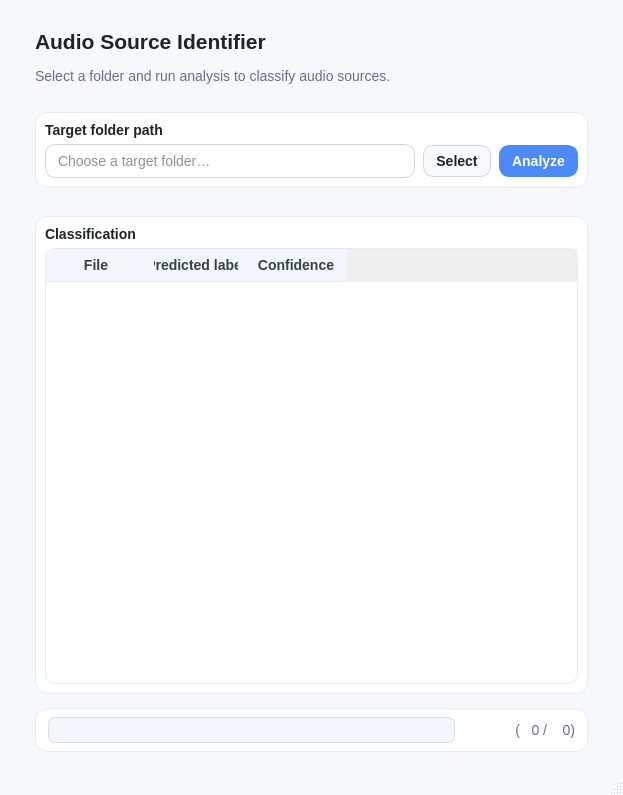
<?xml version="1.0" encoding="utf-8"?>
<ui version="4.0">
 <class>MainWindow</class>
 <widget class="QMainWindow" name="MainWindow">
  <property name="geometry">
   <rect>
    <x>0</x>
    <y>0</y>
    <width>623</width>
    <height>795</height>
   </rect>
  </property>
  <property name="windowTitle">
   <string>Audio Source Identifier</string>
  </property>
  <property name="windowIcon">
   <iconset>
    <normaloff>logo.png</normaloff>logo.png</iconset>
  </property>
  <property name="autoFillBackground">
   <bool>false</bool>
  </property>
  <property name="styleSheet">
   <string>QWidget {
    font-family: "Segoe UI";
    font-size: 10.5pt;
    color: #1f2328;
}
QMainWindow {
    background: #f6f8fb;
}
QLabel#titleLabel {
    font-size: 16pt;
    font-weight: 600;
}
QLabel#subtitleLabel {
    color: #667085;
}
QGroupBox {
    background: #ffffff;
    border: 1px solid #e6ebf2;
    border-radius: 12px;
    margin-top: 14px;
}
QGroupBox::title {
    subcontrol-origin: margin;
    left: 12px;
    padding: 0 6px;
    color: #344054;
    font-weight: 600;
}
QLineEdit {
    padding: 7px 10px;
    border: 1px solid #cfd6df;
    border-radius: 10px;
    background: #ffffff;
}
QLineEdit:focus {
    border: 1px solid #4c8bf5;
}
QPushButton {
    padding: 7px 12px;
    border-radius: 10px;
    border: 1px solid #cfd6df;
    background: #f7f9fc;
}
QPushButton:hover { background: #eef3fb; }
QPushButton:pressed { background: #e4ecf9; }

QPushButton#pushButton_analyze {
    background: #4c8bf5;
    border: 1px solid #4c8bf5;
    color: white;
    font-weight: 600;
}
QPushButton#pushButton_analyze:hover { background: #3f7ee6; }

QTableWidget {
    border: 1px solid #e6ebf2;
    border-radius: 10px;
    background: #ffffff;
    gridline-color: #eef2f6;
    selection-background-color: #dbeafe;
}
QHeaderView::section {
    background: #f3f6fb;
    padding: 6px 8px;
    border: 0px;
    border-bottom: 1px solid #e6ebf2;
    font-weight: 600;
    color: #344054;
}
QStatusBar {
    background: transparent;
    color: #667085;
}
QFrame#progressFrame {
    background: #ffffff;
    border: 1px solid #e6ebf2;
    border-radius: 12px;
}
QProgressBar#progressBar {
    border: 1px solid #d7dee8;
    border-radius: 7px;
    background: #f3f6fb;
    min-height: 14px;
}
QProgressBar#progressBar::chunk {
    border-radius: 7px;
    background: #4c8bf5;
}
QLabel#progressLabel {
    color: #667085;
}
</string>
  </property>
  <widget class="QWidget" name="centralwidget">
   <layout class="QGridLayout" name="gridLayout_2">
    <property name="leftMargin">
     <number>15</number>
    </property>
    <property name="rightMargin">
     <number>15</number>
    </property>
    <item row="0" column="0">
     <layout class="QVBoxLayout" name="verticalLayout" stretch="1,1,1,1000,0">
      <property name="spacing">
       <number>14</number>
      </property>
      <property name="leftMargin">
       <number>20</number>
      </property>
      <property name="topMargin">
       <number>20</number>
      </property>
      <property name="rightMargin">
       <number>20</number>
      </property>
      <property name="bottomMargin">
       <number>12</number>
      </property>
      <item>
       <widget class="QLabel" name="titleLabel">
        <property name="text">
         <string>Audio Source Identifier</string>
        </property>
       </widget>
      </item>
      <item>
       <widget class="QLabel" name="subtitleLabel">
        <property name="text">
         <string>Select a folder and run analysis to classify audio sources.</string>
        </property>
        <property name="wordWrap">
         <bool>true</bool>
        </property>
       </widget>
      </item>
      <item>
       <widget class="QGroupBox" name="groupBox">
        <property name="title">
         <string />
        </property>
        <layout class="QGridLayout" name="gridLayout_4">
         <property name="leftMargin">
          <number>9</number>
         </property>
         <item row="0" column="0">
          <layout class="QVBoxLayout" name="verticalLayout_2">
           <item>
            <widget class="QLabel" name="label">
             <property name="font">
              <font>
               <family>Segoe UI</family>
               <pointsize>11</pointsize>
               <weight>75</weight>
               <bold>true</bold>
              </font>
             </property>
             <property name="text">
              <string>Target folder path</string>
             </property>
            </widget>
           </item>
           <item>
            <layout class="QHBoxLayout" name="horizontalLayout">
             <property name="spacing">
              <number>8</number>
             </property>
             <property name="leftMargin">
              <number>0</number>
             </property>
             <property name="topMargin">
              <number>0</number>
             </property>
             <property name="rightMargin">
              <number>0</number>
             </property>
             <property name="bottomMargin">
              <number>0</number>
             </property>
             <item>
              <widget class="QLineEdit" name="lineEdit">
               <property name="readOnly">
                <bool>true</bool>
               </property>
               <property name="placeholderText">
                <string>Choose a target folder…</string>
               </property>
              </widget>
             </item>
             <item>
              <widget class="QPushButton" name="pushButton_select">
               <property name="font">
                <font>
                 <family>Segoe UI</family>
                 <pointsize>11</pointsize>
                 <weight>75</weight>
                 <bold>true</bold>
                </font>
               </property>
               <property name="text">
                <string>Select</string>
               </property>
              </widget>
             </item>
             <item>
              <widget class="QPushButton" name="pushButton_analyze">
               <property name="font">
                <font>
                 <family>Segoe UI</family>
                 <pointsize>11</pointsize>
                 <weight>75</weight>
                 <bold>true</bold>
                </font>
               </property>
               <property name="text">
                <string>Analyze</string>
               </property>
              </widget>
             </item>
            </layout>
           </item>
           </layout>
         </item>
        </layout>
       </widget>
      </item>
      <item>
       <layout class="QGridLayout" name="gridLayout">
        <property name="sizeConstraint">
         <enum>QLayout::SetDefaultConstraint</enum>
        </property>
        <item row="1" column="0">
         <widget class="QGroupBox" name="groupBox_2">
          <property name="title">
           <string />
          </property>
          <layout class="QGridLayout" name="gridLayout_5">
           <item row="1" column="0">
            <widget class="QTableWidget" name="tableWidget">
             <property name="editTriggers">
              <set>QAbstractItemView::NoEditTriggers</set>
             </property>
             <property name="alternatingRowColors">
              <bool>true</bool>
             </property>
             <property name="selectionBehavior">
              <enum>QAbstractItemView::SelectRows</enum>
             </property>
             <property name="showGrid">
              <bool>true</bool>
             </property>
             <property name="rowCount">
              <number>0</number>
             </property>
             <property name="columnCount">
              <number>3</number>
             </property>
             <attribute name="horizontalHeaderCascadingSectionResizes">
              <bool>true</bool>
             </attribute>
             <column>
              <property name="text">
               <string>File</string>
              </property>
             </column>
             <column>
              <property name="text">
               <string>Predicted label</string>
              </property>
             </column>
             <column>
              <property name="text">
               <string>Confidence</string>
              </property>
             </column>
            </widget>
           </item>
           <item row="0" column="0">
            <widget class="QLabel" name="label_3">
             <property name="font">
              <font>
               <family>Segoe UI</family>
               <pointsize>11</pointsize>
               <weight>75</weight>
               <bold>true</bold>
              </font>
             </property>
             <property name="text">
              <string>Classification</string>
             </property>
            </widget>
           </item>
          </layout>
         </widget>
        </item>
       </layout>
      </item>
     <item><widget class="QFrame" name="progressFrame"><property name="frameShape"><enum>QFrame::StyledPanel</enum></property><property name="frameShadow"><enum>QFrame::Plain</enum></property><layout class="QHBoxLayout" name="horizontalLayout_progress"><property name="leftMargin"><number>12</number></property><property name="topMargin"><number>8</number></property><property name="rightMargin"><number>12</number></property><property name="bottomMargin"><number>8</number></property><property name="spacing"><number>10</number></property><item><widget class="QProgressBar" name="progressBar"><property name="sizePolicy"><sizepolicy hsizetype="Expanding" vsizetype="Fixed"><horstretch>0</horstretch><verstretch>0</verstretch></sizepolicy></property><property name="minimumSize"><size><width>0</width><height>14</height></size></property><property name="textVisible"><bool>false</bool></property><property name="minimum"><number>0</number></property><property name="maximum"><number>100</number></property><property name="value"><number>0</number></property><property name="alignment"><set>AlignVCenter</set></property></widget></item><item><widget class="QLabel" name="progressLabel"><property name="minimumSize"><size><width>110</width><height>0</height></size></property><property name="maximumSize"><size><width>110</width><height>16777215</height></size></property><property name="alignment"><set>AlignRight|AlignVCenter</set></property><property name="text"><string>(   0 /    0)</string></property></widget></item></layout></widget></item></layout>
    </item>
   </layout>
  </widget>
  <widget class="QMenuBar" name="menubar">
   <property name="geometry">
    <rect>
     <x>0</x>
     <y>0</y>
     <width>623</width>
     <height>25</height>
    </rect>
   </property>
  </widget>
  <widget class="QStatusBar" name="statusbar" />
 </widget>
 <resources />
 <connections />
</ui>
